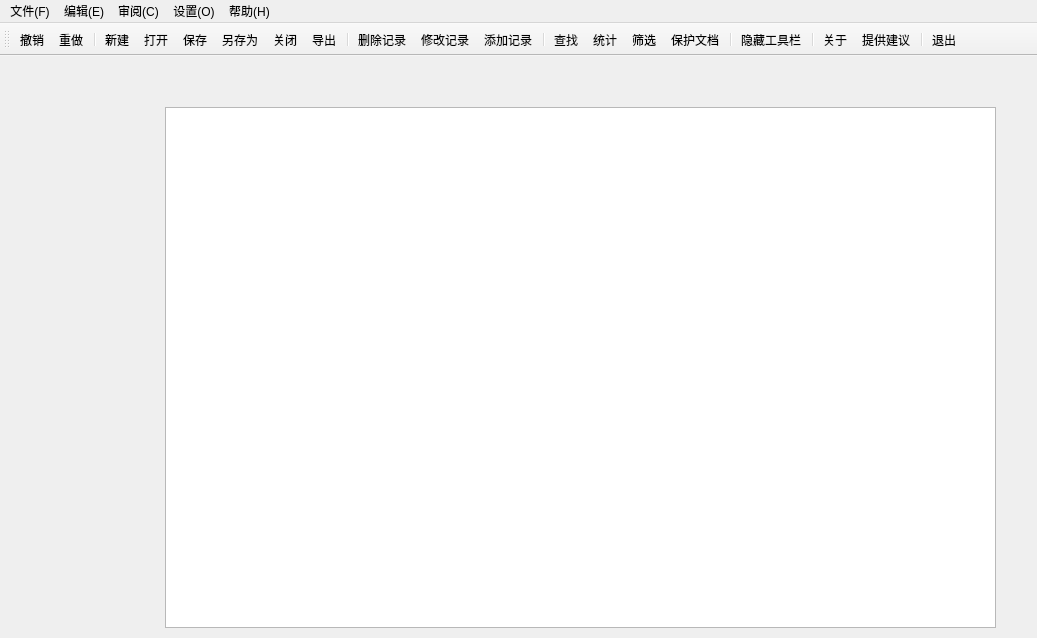
<?xml version="1.0" encoding="UTF-8"?>
<ui version="4.0">
 <class>MainWindow</class>
 <widget class="QMainWindow" name="MainWindow">
  <property name="geometry">
   <rect>
    <x>0</x>
    <y>0</y>
    <width>1037</width>
    <height>638</height>
   </rect>
  </property>
  <property name="font">
   <font>
    <pointsize>9</pointsize>
    <weight>50</weight>
    <bold>false</bold>
   </font>
  </property>
  <property name="windowTitle">
   <string>MainWindow</string>
  </property>
  <widget class="QWidget" name="centralwidget">
   <widget class="QTextBrowser" name="txt">
    <property name="geometry">
     <rect>
      <x>165</x>
      <y>51</y>
      <width>831</width>
      <height>521</height>
     </rect>
    </property>
    <property name="cursor" stdset="0">
     <cursorShape>IBeamCursor</cursorShape>
    </property>
   </widget>
  </widget>
  <widget class="QMenuBar" name="menubar">
   <property name="geometry">
    <rect>
     <x>0</x>
     <y>0</y>
     <width>1037</width>
     <height>25</height>
    </rect>
   </property>
   <widget class="QMenu" name="menu_F">
    <property name="title">
     <string>文件(F)</string>
    </property>
    <addaction name="new_2"/>
    <addaction name="separator"/>
    <addaction name="open"/>
    <addaction name="separator"/>
    <addaction name="save"/>
    <addaction name="save_ano"/>
    <addaction name="separator"/>
    <addaction name="close"/>
    <addaction name="separator"/>
    <addaction name="export_2"/>
    <addaction name="separator"/>
    <addaction name="quit"/>
   </widget>
   <widget class="QMenu" name="menu_E">
    <property name="title">
     <string>编辑(E)</string>
    </property>
    <addaction name="separator"/>
    <addaction name="del"/>
    <addaction name="edit"/>
    <addaction name="add"/>
   </widget>
   <widget class="QMenu" name="menu_C">
    <property name="title">
     <string>审阅(C)</string>
    </property>
    <addaction name="find"/>
    <addaction name="separator"/>
    <addaction name="addup"/>
    <addaction name="separator"/>
    <addaction name="show"/>
    <addaction name="separator"/>
    <addaction name="protect"/>
   </widget>
   <widget class="QMenu" name="menu_O">
    <property name="title">
     <string>设置(O)</string>
    </property>
    <widget class="QMenu" name="menu">
     <property name="title">
      <string>工具栏</string>
     </property>
     <addaction name="action"/>
    </widget>
    <addaction name="separator"/>
    <addaction name="menu"/>
    <addaction name="separator"/>
   </widget>
   <widget class="QMenu" name="menu_H">
    <property name="title">
     <string>帮助(H)</string>
    </property>
    <addaction name="about"/>
    <addaction name="separator"/>
    <addaction name="bug"/>
   </widget>
   <addaction name="menu_F"/>
   <addaction name="menu_E"/>
   <addaction name="menu_C"/>
   <addaction name="menu_O"/>
   <addaction name="menu_H"/>
  </widget>
  <widget class="QToolBar" name="toolBar">
   <property name="windowTitle">
    <string>toolBar</string>
   </property>
   <attribute name="toolBarArea">
    <enum>TopToolBarArea</enum>
   </attribute>
   <attribute name="toolBarBreak">
    <bool>false</bool>
   </attribute>
   <addaction name="undo"/>
   <addaction name="redo"/>
   <addaction name="separator"/>
   <addaction name="new_2"/>
   <addaction name="open"/>
   <addaction name="save"/>
   <addaction name="save_ano"/>
   <addaction name="close"/>
   <addaction name="export_2"/>
   <addaction name="separator"/>
   <addaction name="del"/>
   <addaction name="edit"/>
   <addaction name="add"/>
   <addaction name="separator"/>
   <addaction name="find"/>
   <addaction name="addup"/>
   <addaction name="show"/>
   <addaction name="protect"/>
   <addaction name="separator"/>
   <addaction name="action"/>
   <addaction name="separator"/>
   <addaction name="about"/>
   <addaction name="bug"/>
   <addaction name="separator"/>
   <addaction name="quit"/>
  </widget>
  <action name="new_2">
   <property name="icon">
    <iconset>
     <normaloff>../icon/新建.png</normaloff>../icon/新建.png</iconset>
   </property>
   <property name="text">
    <string>新建</string>
   </property>
   <property name="shortcut">
    <string>Ctrl+N</string>
   </property>
  </action>
  <action name="open">
   <property name="icon">
    <iconset>
     <normaloff>../icon/打开.ico</normaloff>../icon/打开.ico</iconset>
   </property>
   <property name="text">
    <string>打开</string>
   </property>
   <property name="shortcut">
    <string>Ctrl+O</string>
   </property>
  </action>
  <action name="save">
   <property name="icon">
    <iconset>
     <normaloff>../icon/icon_保存.ico</normaloff>../icon/icon_保存.ico</iconset>
   </property>
   <property name="text">
    <string>保存</string>
   </property>
   <property name="shortcut">
    <string>Ctrl+S</string>
   </property>
  </action>
  <action name="save_ano">
   <property name="icon">
    <iconset>
     <normaloff>../icon/保存.ico</normaloff>../icon/保存.ico</iconset>
   </property>
   <property name="text">
    <string>另存为</string>
   </property>
  </action>
  <action name="close">
   <property name="icon">
    <iconset>
     <normaloff>../icon/关闭.ico</normaloff>../icon/关闭.ico</iconset>
   </property>
   <property name="text">
    <string>关闭</string>
   </property>
   <property name="shortcut">
    <string>Ctrl+W</string>
   </property>
  </action>
  <action name="export_2">
   <property name="icon">
    <iconset>
     <normaloff>../icon/icon_使用文档.ico</normaloff>../icon/icon_使用文档.ico</iconset>
   </property>
   <property name="text">
    <string>导出</string>
   </property>
   <property name="shortcut">
    <string>Ctrl+E</string>
   </property>
  </action>
  <action name="quit">
   <property name="icon">
    <iconset>
     <normaloff>../icon/插头.ico</normaloff>../icon/插头.ico</iconset>
   </property>
   <property name="text">
    <string>退出</string>
   </property>
   <property name="shortcut">
    <string>Ctrl+Q</string>
   </property>
  </action>
  <action name="undo">
   <property name="icon">
    <iconset>
     <normaloff>../icon/undo.ico</normaloff>../icon/undo.ico</iconset>
   </property>
   <property name="text">
    <string>撤销</string>
   </property>
   <property name="shortcut">
    <string>Ctrl+Alt+Z</string>
   </property>
  </action>
  <action name="redo">
   <property name="icon">
    <iconset>
     <normaloff>../icon/redo.ico</normaloff>../icon/redo.ico</iconset>
   </property>
   <property name="text">
    <string>重做</string>
   </property>
   <property name="shortcut">
    <string>Ctrl+Shift+Z</string>
   </property>
  </action>
  <action name="del">
   <property name="icon">
    <iconset>
     <normaloff>../icon/删除.ico</normaloff>../icon/删除.ico</iconset>
   </property>
   <property name="text">
    <string>删除记录</string>
   </property>
   <property name="shortcut">
    <string>Ctrl+D</string>
   </property>
  </action>
  <action name="edit">
   <property name="icon">
    <iconset>
     <normaloff>../icon/suggestion.png</normaloff>../icon/suggestion.png</iconset>
   </property>
   <property name="text">
    <string>修改记录</string>
   </property>
   <property name="shortcut">
    <string>Ctrl+T</string>
   </property>
  </action>
  <action name="add">
   <property name="icon">
    <iconset>
     <normaloff>../icon/方块+.ico</normaloff>../icon/方块+.ico</iconset>
   </property>
   <property name="text">
    <string>添加记录
</string>
   </property>
   <property name="shortcut">
    <string>Ctrl+A</string>
   </property>
  </action>
  <action name="find">
   <property name="icon">
    <iconset>
     <normaloff>../icon/查询.ico</normaloff>../icon/查询.ico</iconset>
   </property>
   <property name="text">
    <string>查找</string>
   </property>
   <property name="shortcut">
    <string>Ctrl+F</string>
   </property>
  </action>
  <action name="addup">
   <property name="icon">
    <iconset>
     <normaloff>../icon/icon_添加.ico</normaloff>../icon/icon_添加.ico</iconset>
   </property>
   <property name="text">
    <string>统计</string>
   </property>
  </action>
  <action name="show">
   <property name="icon">
    <iconset>
     <normaloff>../icon/筛选.png</normaloff>../icon/筛选.png</iconset>
   </property>
   <property name="text">
    <string>筛选</string>
   </property>
  </action>
  <action name="protect">
   <property name="icon">
    <iconset>
     <normaloff>../icon/privacy_closed.png</normaloff>../icon/privacy_closed.png</iconset>
   </property>
   <property name="text">
    <string>保护文档</string>
   </property>
  </action>
  <action name="about">
   <property name="icon">
    <iconset>
     <normaloff>../icon/更多.ico</normaloff>../icon/更多.ico</iconset>
   </property>
   <property name="text">
    <string>关于</string>
   </property>
  </action>
  <action name="bug">
   <property name="icon">
    <iconset>
     <normaloff>../icon/技术服务.ico</normaloff>../icon/技术服务.ico</iconset>
   </property>
   <property name="text">
    <string>提供建议</string>
   </property>
  </action>
  <action name="action">
   <property name="icon">
    <iconset>
     <normaloff>../icon/min.png</normaloff>../icon/min.png</iconset>
   </property>
   <property name="text">
    <string>隐藏工具栏</string>
   </property>
   <property name="shortcut">
    <string>Ctrl+Alt+Q</string>
   </property>
  </action>
 </widget>
 <resources/>
 <connections/>
</ui>
